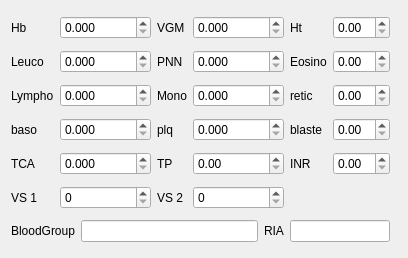
<?xml version="1.0" encoding="UTF-8"?>
<ui version="4.0">
 <class>LabTestsResults</class>
 <widget class="QWidget" name="LabTestsResults">
  <property name="geometry">
   <rect>
    <x>0</x>
    <y>0</y>
    <width>408</width>
    <height>258</height>
   </rect>
  </property>
  <property name="windowTitle">
   <string/>
  </property>
  <layout class="QGridLayout" name="gridLayout">
   <item row="5" column="1">
    <widget class="QDoubleSpinBox" name="sr1">
     <property name="maximumSize">
      <size>
       <width>100</width>
       <height>16777215</height>
      </size>
     </property>
     <property name="decimals">
      <number>0</number>
     </property>
     <property name="maximum">
      <double>1000.000000000000000</double>
     </property>
    </widget>
   </item>
   <item row="2" column="5">
    <widget class="QDoubleSpinBox" name="reticulo">
     <property name="maximumSize">
      <size>
       <width>100</width>
       <height>16777215</height>
      </size>
     </property>
    </widget>
   </item>
   <item row="6" column="0" colspan="6">
    <layout class="QHBoxLayout" name="horizontalLayout">
     <item>
      <widget class="QLabel" name="groupLabel">
       <property name="sizePolicy">
        <sizepolicy hsizetype="Fixed" vsizetype="Preferred">
         <horstretch>0</horstretch>
         <verstretch>0</verstretch>
        </sizepolicy>
       </property>
       <property name="text">
        <string>BloodGroup</string>
       </property>
      </widget>
     </item>
     <item>
      <widget class="QLineEdit" name="group"/>
     </item>
     <item>
      <widget class="QLabel" name="riaLabel">
       <property name="sizePolicy">
        <sizepolicy hsizetype="Fixed" vsizetype="Preferred">
         <horstretch>0</horstretch>
         <verstretch>0</verstretch>
        </sizepolicy>
       </property>
       <property name="text">
        <string>RIA</string>
       </property>
      </widget>
     </item>
     <item>
      <widget class="QLineEdit" name="ria">
       <property name="maximumSize">
        <size>
         <width>100</width>
         <height>16777215</height>
        </size>
       </property>
      </widget>
     </item>
    </layout>
   </item>
   <item row="2" column="4">
    <widget class="QLabel" name="reticuloLabel">
     <property name="sizePolicy">
      <sizepolicy hsizetype="Fixed" vsizetype="Preferred">
       <horstretch>0</horstretch>
       <verstretch>0</verstretch>
      </sizepolicy>
     </property>
     <property name="text">
      <string>retic</string>
     </property>
    </widget>
   </item>
   <item row="2" column="3">
    <widget class="QDoubleSpinBox" name="mono">
     <property name="maximumSize">
      <size>
       <width>100</width>
       <height>16777215</height>
      </size>
     </property>
     <property name="decimals">
      <number>3</number>
     </property>
     <property name="maximum">
      <double>1000000.000000000000000</double>
     </property>
    </widget>
   </item>
   <item row="2" column="2">
    <widget class="QLabel" name="monoLabel">
     <property name="sizePolicy">
      <sizepolicy hsizetype="Fixed" vsizetype="Preferred">
       <horstretch>0</horstretch>
       <verstretch>0</verstretch>
      </sizepolicy>
     </property>
     <property name="text">
      <string>Mono</string>
     </property>
    </widget>
   </item>
   <item row="2" column="1">
    <widget class="QDoubleSpinBox" name="lympho">
     <property name="maximumSize">
      <size>
       <width>100</width>
       <height>16777215</height>
      </size>
     </property>
     <property name="decimals">
      <number>3</number>
     </property>
     <property name="maximum">
      <double>1000000.000000000000000</double>
     </property>
    </widget>
   </item>
   <item row="2" column="0">
    <widget class="QLabel" name="lymphoLabel">
     <property name="sizePolicy">
      <sizepolicy hsizetype="Fixed" vsizetype="Preferred">
       <horstretch>0</horstretch>
       <verstretch>0</verstretch>
      </sizepolicy>
     </property>
     <property name="text">
      <string>Lympho</string>
     </property>
    </widget>
   </item>
   <item row="1" column="4">
    <widget class="QLabel" name="eosinoLabel">
     <property name="sizePolicy">
      <sizepolicy hsizetype="Fixed" vsizetype="Preferred">
       <horstretch>0</horstretch>
       <verstretch>0</verstretch>
      </sizepolicy>
     </property>
     <property name="text">
      <string>Eosino</string>
     </property>
    </widget>
   </item>
   <item row="1" column="5">
    <widget class="QDoubleSpinBox" name="eosino">
     <property name="maximumSize">
      <size>
       <width>100</width>
       <height>16777215</height>
      </size>
     </property>
    </widget>
   </item>
   <item row="1" column="3">
    <widget class="QDoubleSpinBox" name="pnn">
     <property name="maximumSize">
      <size>
       <width>100</width>
       <height>16777215</height>
      </size>
     </property>
     <property name="decimals">
      <number>3</number>
     </property>
     <property name="maximum">
      <double>1000000.000000000000000</double>
     </property>
    </widget>
   </item>
   <item row="0" column="2">
    <widget class="QLabel" name="mcvLabel">
     <property name="sizePolicy">
      <sizepolicy hsizetype="Fixed" vsizetype="Preferred">
       <horstretch>0</horstretch>
       <verstretch>0</verstretch>
      </sizepolicy>
     </property>
     <property name="text">
      <string>VGM</string>
     </property>
    </widget>
   </item>
   <item row="1" column="2">
    <widget class="QLabel" name="pnnLabel">
     <property name="sizePolicy">
      <sizepolicy hsizetype="Fixed" vsizetype="Preferred">
       <horstretch>0</horstretch>
       <verstretch>0</verstretch>
      </sizepolicy>
     </property>
     <property name="text">
      <string>PNN</string>
     </property>
    </widget>
   </item>
   <item row="0" column="1">
    <widget class="QDoubleSpinBox" name="hb">
     <property name="maximumSize">
      <size>
       <width>100</width>
       <height>16777215</height>
      </size>
     </property>
     <property name="decimals">
      <number>3</number>
     </property>
     <property name="maximum">
      <double>1000000.000000000000000</double>
     </property>
    </widget>
   </item>
   <item row="0" column="4">
    <widget class="QLabel" name="htLabel">
     <property name="sizePolicy">
      <sizepolicy hsizetype="Fixed" vsizetype="Preferred">
       <horstretch>0</horstretch>
       <verstretch>0</verstretch>
      </sizepolicy>
     </property>
     <property name="text">
      <string>Ht</string>
     </property>
    </widget>
   </item>
   <item row="1" column="1">
    <widget class="QDoubleSpinBox" name="leuco">
     <property name="maximumSize">
      <size>
       <width>100</width>
       <height>16777215</height>
      </size>
     </property>
     <property name="decimals">
      <number>3</number>
     </property>
     <property name="maximum">
      <double>1000000.000000000000000</double>
     </property>
    </widget>
   </item>
   <item row="0" column="0">
    <widget class="QLabel" name="hbLabel">
     <property name="sizePolicy">
      <sizepolicy hsizetype="Fixed" vsizetype="Preferred">
       <horstretch>0</horstretch>
       <verstretch>0</verstretch>
      </sizepolicy>
     </property>
     <property name="text">
      <string>Hb</string>
     </property>
    </widget>
   </item>
   <item row="0" column="5">
    <widget class="QDoubleSpinBox" name="ht">
     <property name="maximumSize">
      <size>
       <width>100</width>
       <height>16777215</height>
      </size>
     </property>
    </widget>
   </item>
   <item row="0" column="3">
    <widget class="QDoubleSpinBox" name="mcv">
     <property name="maximumSize">
      <size>
       <width>100</width>
       <height>16777215</height>
      </size>
     </property>
     <property name="decimals">
      <number>3</number>
     </property>
     <property name="maximum">
      <double>1000.000000000000000</double>
     </property>
    </widget>
   </item>
   <item row="5" column="2">
    <widget class="QLabel" name="sr2Label">
     <property name="sizePolicy">
      <sizepolicy hsizetype="Fixed" vsizetype="Preferred">
       <horstretch>0</horstretch>
       <verstretch>0</verstretch>
      </sizepolicy>
     </property>
     <property name="text">
      <string>VS 2</string>
     </property>
    </widget>
   </item>
   <item row="1" column="0">
    <widget class="QLabel" name="leucoLabel">
     <property name="sizePolicy">
      <sizepolicy hsizetype="Fixed" vsizetype="Preferred">
       <horstretch>0</horstretch>
       <verstretch>0</verstretch>
      </sizepolicy>
     </property>
     <property name="text">
      <string>Leuco</string>
     </property>
    </widget>
   </item>
   <item row="5" column="0">
    <widget class="QLabel" name="sr1Label">
     <property name="sizePolicy">
      <sizepolicy hsizetype="Fixed" vsizetype="Preferred">
       <horstretch>0</horstretch>
       <verstretch>0</verstretch>
      </sizepolicy>
     </property>
     <property name="text">
      <string>VS 1</string>
     </property>
    </widget>
   </item>
   <item row="3" column="0">
    <widget class="QLabel" name="basoLabel">
     <property name="sizePolicy">
      <sizepolicy hsizetype="Fixed" vsizetype="Preferred">
       <horstretch>0</horstretch>
       <verstretch>0</verstretch>
      </sizepolicy>
     </property>
     <property name="text">
      <string>baso</string>
     </property>
    </widget>
   </item>
   <item row="4" column="2">
    <widget class="QLabel" name="tpLabel">
     <property name="sizePolicy">
      <sizepolicy hsizetype="Fixed" vsizetype="Preferred">
       <horstretch>0</horstretch>
       <verstretch>0</verstretch>
      </sizepolicy>
     </property>
     <property name="text">
      <string>TP</string>
     </property>
    </widget>
   </item>
   <item row="4" column="1">
    <widget class="QDoubleSpinBox" name="aptt">
     <property name="maximumSize">
      <size>
       <width>100</width>
       <height>16777215</height>
      </size>
     </property>
     <property name="decimals">
      <number>3</number>
     </property>
     <property name="maximum">
      <double>1000.000000000000000</double>
     </property>
    </widget>
   </item>
   <item row="3" column="4">
    <widget class="QLabel" name="blasteLabel">
     <property name="text">
      <string>blaste</string>
     </property>
    </widget>
   </item>
   <item row="4" column="3">
    <widget class="QDoubleSpinBox" name="tp">
     <property name="maximumSize">
      <size>
       <width>100</width>
       <height>16777215</height>
      </size>
     </property>
    </widget>
   </item>
   <item row="4" column="4">
    <widget class="QLabel" name="inrLabel">
     <property name="text">
      <string>INR</string>
     </property>
    </widget>
   </item>
   <item row="3" column="3">
    <widget class="QDoubleSpinBox" name="plaq">
     <property name="maximumSize">
      <size>
       <width>100</width>
       <height>16777215</height>
      </size>
     </property>
     <property name="decimals">
      <number>3</number>
     </property>
     <property name="maximum">
      <double>1000000.000000000000000</double>
     </property>
    </widget>
   </item>
   <item row="5" column="3">
    <widget class="QDoubleSpinBox" name="sr2">
     <property name="maximumSize">
      <size>
       <width>100</width>
       <height>16777215</height>
      </size>
     </property>
     <property name="decimals">
      <number>0</number>
     </property>
     <property name="maximum">
      <double>1000.000000000000000</double>
     </property>
    </widget>
   </item>
   <item row="3" column="1">
    <widget class="QDoubleSpinBox" name="baso">
     <property name="maximumSize">
      <size>
       <width>100</width>
       <height>16777215</height>
      </size>
     </property>
     <property name="decimals">
      <number>3</number>
     </property>
     <property name="maximum">
      <double>1000000.000000000000000</double>
     </property>
    </widget>
   </item>
   <item row="4" column="5">
    <widget class="QDoubleSpinBox" name="inr"/>
   </item>
   <item row="4" column="0">
    <widget class="QLabel" name="apttLabel">
     <property name="sizePolicy">
      <sizepolicy hsizetype="Fixed" vsizetype="Preferred">
       <horstretch>0</horstretch>
       <verstretch>0</verstretch>
      </sizepolicy>
     </property>
     <property name="text">
      <string>TCA</string>
     </property>
    </widget>
   </item>
   <item row="3" column="5">
    <widget class="QDoubleSpinBox" name="blaste"/>
   </item>
   <item row="3" column="2">
    <widget class="QLabel" name="plaqLabel">
     <property name="sizePolicy">
      <sizepolicy hsizetype="Fixed" vsizetype="Preferred">
       <horstretch>0</horstretch>
       <verstretch>0</verstretch>
      </sizepolicy>
     </property>
     <property name="text">
      <string>plq</string>
     </property>
    </widget>
   </item>
   <item row="4" column="6">
    <spacer name="horizontalSpacer">
     <property name="orientation">
      <enum>Qt::Horizontal</enum>
     </property>
     <property name="sizeHint" stdset="0">
      <size>
       <width>40</width>
       <height>20</height>
      </size>
     </property>
    </spacer>
   </item>
  </layout>
 </widget>
 <resources/>
 <connections/>
</ui>
